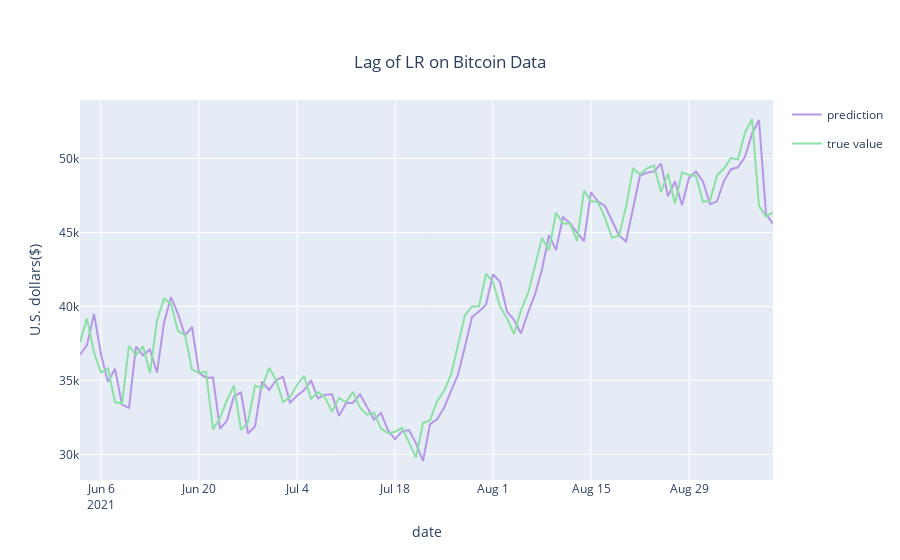

The notebook cell saved with this chart:
### Code cell
fig2 = go.Figure()
fig2.add_trace(Scatter(
    x=tmp.index[-100:],
    y=tmp['prediction'][-100:],
    legendgroup='group0',
    mode='lines',
    name='prediction',
    marker=dict(color='rgb(180, 151, 231)')
))
fig2.add_trace(Scatter(
    x=tmp.index[-100:],
    y=tmp['bitcoinValue'][-100:],
    legendgroup='group1',
    mode='lines',
    name='true value',
    marker=dict(color='rgb(139, 224, 164)')
))
fig2.update_layout(title={'text':'Lag of LR on Bitcoin Data','y' : 0.9,'x' : 0.5,  },
    xaxis_title='date',
    yaxis_title='U.S. dollars($)',
)
fig2.show()
